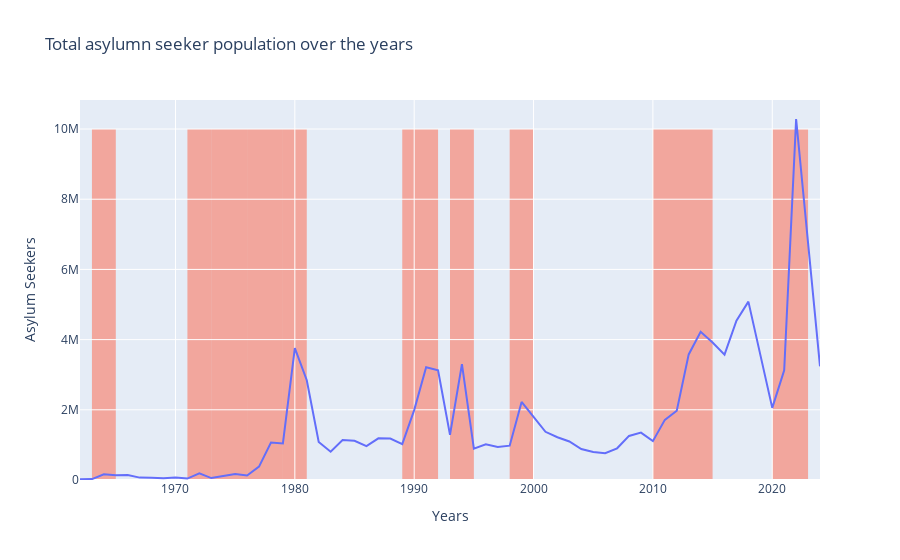

Notebook cell for this chart:
### Code cell
# Plot the timelime
## Data
timeline = asylum.groupby('year').agg({'count': 'sum'}).reset_index()
custom_for_template = asylum.groupby(['country_of_origin_name', 'year']).agg({'count': 'sum'}).reset_index()
## Setting trace
trace = go.Scatter(x=timeline['year'], y=timeline['count'])
fig = go.Figure(trace)



for peak in Peak_finder(timeline):
    fig.add_shape(type="rect",
                x0=peak['start'], y0=0, x1=peak['end'], y1=10000000,
                fillcolor="tomato", opacity=0.5,
                layer="below", line_width=0)


fig.update_traces(
    customdata=extra_hover_text,
    hovertemplate="Year: %{x}<br>Total: %{y}<br>%{customdata}"

)

## Defining title
fig.update_layout(
    title='Total asylumn seeker population over the years',
    xaxis={'title': {'text': "Years"}},
    yaxis={'title': {'text': 'Asylum Seekers'}, 'rangemode': 'tozero'},

)

fig.show()

### Figure 1 — Plotly figure (JSON) as saved in the notebook; plotly's stock layout.template omitted (floating-point values rounded to 4 significant figures)
{"data": [{"customdata": ["<br>Angola: 20277<br>Iraq: 17<br>Dem. Rep. of the Congo: 13<br>Other: 46", "<br>Sudan: 13000<br>Rwanda: 7000<br>Angola: 5000<br>Other: 270", "<br>Congo, Republic of: 58700<br>Rwanda: 38300<br>Angola: 25000<br>Other: 41790", "<br>Sudan: 61700<br>Guinea-Bissau: 20000<br>Angola: 20000<br>Other: 33570", "<br>Congo, Republic of: 45000<br>Angola: 34800<br>Sudan: 32500<br>Other: 31510", "<br>Ethiopia: 28600<br>Sudan: 13170<br>Angola: 12400<br>Other: 14010", "<br>Sudan: 15510<br>Angola: 15060<br>Zambia: 15000<br>Other: 16930", "<br>Angola: 20480<br>Guinea-Bissau: 11050<br>Sudan: 9500<br>Other: 11370", "<br>Ethiopia: 23364<br>Mozambique: 16720<br>Unknown/other: 7699<br>Other: 24730", "<br>Guinea-Bissau: 13000<br>Sudan: 5901<br>Unknown/other: 5695<br>Other: 16802", "<br>Burundi: 129037<br>Malawi: 20005<br>Angola: 8955<br>Other: 34567", "<br>Unknown/other: 15427<br>Rwanda: 10380<br>Angola: 5780<br>Other: 23776", "<br>Angola: 52800<br>Unknown/other: 30597<br>Rwanda: 11140<br>Other: 21739", "<br>Lao People's Dem. Rep.: 57070<br>Ethiopia: 42358<br>Cambodia: 26595<br>Other: 48177", "<br>Angola: 27575<br>Lao People's Dem. Rep.: 23485<br>Zimbabwe: 18223<br>Other: 60159", "<br>Dem. Rep. of the Congo: 220721<br>Ethiopia: 42226<br>Zimbabwe: 37278<br>Other: 81734", "<br>Ethiopia: 239264<br>Myanmar: 196000<br>Angola: 120465<br>Other: 514535", "<br>Ethiopia: 436430<br>Viet Nam: 207481<br>Uganda: 85748<br>Other: 313201", "<br>Ethiopia: 1571956<br>Afghanistan: 1308405<br>Uganda: 144428<br>Other: 733494", "<br>Afghanistan: 2354516<br>Unknown/other: 140172<br>Viet Nam: 66870<br>Other: 281138", "<br>Afghanistan: 515423<br>Uganda: 115023<br>Viet Nam: 73852<br>Other: 381364", "<br>Rwanda: 220655<br>Afghanistan: 204003<br>Viet Nam: 55162<br>Other: 324492", "<br>Ethiopia: 259530<br>Rwanda: 223800<br>Chad: 171865<br>Other: 481801", "<br>Ethiopia: 334923<br>Afghanistan: 199926<br>Chad: 102567<br>Other: 479575", "<br>Afghanistan: 478105<br>Unknown/other: 85613<br>Sudan: 46746<br>Other: 356847", "<br>Afghanistan: 496133<br>Sudan: 106416<br>Mozambique: 106001<br>Other: 479388", "<br>Mozambique: 285593<br>Afghanistan: 102015<br>Unknown/other: 93408<br>Other: 700753", "<br>Mozambique: 220117<br>Unknown/other: 148245<br>Sudan: 89289<br>Other: 566922", "<br>Liberia: 738613<br>Ethiopia: 184368<br>Mozambique: 116865<br>Other: 952296", "<br>Iraq: 1423062<br>Myanmar: 400205<br>Serbia and Kosovo: S/RES/1244 (1999): 167779<br>Other: 1221107", "<br>Bosnia and Herzegovina: 460751<br>Azerbaijan: 300231<br>Somalia: 286915<br>Other: 2077147", "<br>Liberia: 190647<br>Togo: 160618<br>Serbia and Kosovo: S/RES/1244 (1999): 100330<br>Other: 836335", "<br>Rwanda: 2311231<br>Liberia: 131609<br>Burundi: 113160<br>Other: 747742", "<br>Croatia: 171798<br>El Salvador: 75611<br>Serbia and Kosovo: S/RES/1244 (1999): 59096<br>Other: 584079", "<br>Burundi: 147003<br>Iraq: 92937<br>Rwanda: 88614<br>Other: 689719", "<br>Burundi: 136234<br>Sierra Leone: 78507<br>Dem. Rep. of the Congo: 75628<br>Other: 648625", "<br>Sierra Leone: 283603<br>Serbia and Kosovo: S/RES/1244 (1999): 131529<br>Iraq: 41509<br>Other: 520713", "<br>Serbia and Kosovo: S/RES/1244 (1999): 990247<br>Timor-Leste: 280000<br>Dem. Rep. of the Congo: 144510<br>Other: 809981", "<br>Afghanistan: 633338<br>Dem. Rep. of the Congo: 160480<br>Eritrea: 101023<br>Other: 901882", "<br>Afghanistan: 358249<br>North Macedonia: 100193<br>Dem. Rep. of the Congo: 63609<br>Other: 850872", "<br>Afghanistan: 128932<br>Liberia: 116561<br>Dem. Rep. of the Congo: 74900<br>Other: 898770", "<br>Sudan: 123448<br>Afghanistan: 119193<br>Liberia: 102818<br>Other: 752502", "<br>Sudan: 161918<br>Afghanistan: 111572<br>Dem. Rep. of the Congo: 60374<br>Other: 546781", "<br>Afghanistan: 109569<br>Togo: 55914<br>Myanmar: 55511<br>Other: 575637", "<br>Afghanistan: 111352<br>Somalia: 59419<br>Iraq: 34418<br>Other: 555726", "<br>Iraq: 187116<br>Afghanistan: 115019<br>Somalia: 87289<br>Other: 513781", "<br>Somalia: 150755<br>Iraq: 138452<br>Afghanistan: 127441<br>Other: 839017", "<br>Dem. Rep. of the Congo: 176031<br>Somalia: 170907<br>Zimbabwe: 158450<br>Other: 844452", "<br>Somalia: 158643<br>Zimbabwe: 149377<br>Afghanistan: 136158<br>Other: 662770", "<br>Somalia: 336164<br>Côte d'Ivoire: 241045<br>Libya: 154978<br>Other: 981629", "<br>Syrian Arab Rep.: 680042<br>Afghanistan: 158375<br>Mali: 146221<br>Other: 990301", "<br>Syrian Arab Rep.: 2265655<br>Afghanistan: 148019<br>Central African Rep.: 96655<br>Other: 1067889", "<br>Syrian Arab Rep.: 1724889<br>South Sudan: 501541<br>Pakistan: 319028<br>Other: 1679024", "<br>Syrian Arab Rep.: 1453978<br>Afghanistan: 368960<br>Burundi: 240619<br>Other: 1856095", "<br>Syrian Arab Rep.: 759114<br>South Sudan: 739877<br>Afghanistan: 335769<br>Other: 1738684", "<br>South Sudan: 1005888<br>Syrian Arab Rep.: 863523<br>Myanmar: 677996<br>Other: 1994310", "<br>Venezuela (Bolivarian Republic of): 2528744<br>Syrian Arab Rep.: 633257<br>Afghanistan: 215770<br>Other: 1704342", "<br>Venezuela (Bolivarian Republic of): 1524529<br>Afghanistan: 231785<br>Syrian Arab Rep.: 142197<br>Other: 1692966", "<br>Venezuela (Bolivarian Republic of): 572886<br>Afghanistan: 175760<br>Azerbaijan: 91409<br>Other: 1215748", "<br>Afghanistan: 917020<br>Venezuela (Bolivarian Republic of): 664963<br>Syrian Arab Rep.: 126992<br>Other: 1413825", "<br>Ukraine: 5780042<br>Venezuela (Bolivarian Republic of): 1223672<br>Afghanistan: 816434<br>Other: 2465462", "<br>Ukraine: 1082208<br>Venezuela (Bolivarian Republic of): 1021351<br>Sudan: 810161<br>Other: 3841150", "<br>Venezuela (Bolivarian Republic of): 680192<br>Sudan: 465878<br>Ukraine: 418261<br>Other: 1674907"], "hovertemplate": "Year: %{x}<br>Total: %{y}<br>%{customdata}", "type": "scatter", "x": [1962, 1963, 1964, 1965, 1966, 1967, 1968, 1969, 1970, 1971, 1972, 1973, 1974, 1975, 1976, 1977, 1978, 1979, 1980, 1981, 1982, 1983, 1984, 1985, 1986, 1987, 1988, 1989, 1990, 1991, 1992, 1993, 1994, 1995, 1996, 1997, 1998, 1999, 2000, 2001, 2002, 2003, 2004, 2005, 2006, 2007, 2008, 2009, 2010, 2011, 2012, 2013, 2014, 2015, 2016, 2017, 2018, 2019, 2020, 2021, 2022, 2023, 2024], "y": [20353, 25270, 163790, 135270, 143810, 68180, 62500, 52400, 72513, 41398, 192564, 55363, 116276, 174200, 129442, 381959, 1070264, 1042860, 3758283, 2842696, 1085662, 804312, 1136996, 1116991, 967311, 1187938, 1181769, 1024573, 1992142, 3212153, 3125044, 1287930, 3303742, 890584, 1018273, 938994, 977354, 2224738, 1796723, 1372923, 1219163, 1097961, 880645, 796631, 760915, 903205, 1255665, 1349840, 1106948, 1713816, 1974939, 3578218, 4224482, 3919652, 3573444, 4541717, 5082113, 3591477, 2055803, 3122800, 10285610, 6754870, 3239238]}], "layout": {"shapes": [{"fillcolor": "tomato", "layer": "below", "line": {"width": 0}, "opacity": 0.5, "type": "rect", "x0": 1963, "x1": 1965, "y0": 0, "y1": 10000000}, {"fillcolor": "tomato", "layer": "below", "line": {"width": 0}, "opacity": 0.5, "type": "rect", "x0": 1971, "x1": 1973, "y0": 0, "y1": 10000000}, {"fillcolor": "tomato", "layer": "below", "line": {"width": 0}, "opacity": 0.5, "type": "rect", "x0": 1973, "x1": 1976, "y0": 0, "y1": 10000000}, {"fillcolor": "tomato", "layer": "below", "line": {"width": 0}, "opacity": 0.5, "type": "rect", "x0": 1976, "x1": 1979, "y0": 0, "y1": 10000000}, {"fillcolor": "tomato", "layer": "below", "line": {"width": 0}, "opacity": 0.5, "type": "rect", "x0": 1979, "x1": 1981, "y0": 0, "y1": 10000000}, {"fillcolor": "tomato", "layer": "below", "line": {"width": 0}, "opacity": 0.5, "type": "rect", "x0": 1989, "x1": 1992, "y0": 0, "y1": 10000000}, {"fillcolor": "tomato", "layer": "below", "line": {"width": 0}, "opacity": 0.5, "type": "rect", "x0": 1993, "x1": 1995, "y0": 0, "y1": 10000000}, {"fillcolor": "tomato", "layer": "below", "line": {"width": 0}, "opacity": 0.5, "type": "rect", "x0": 1998, "x1": 2000, "y0": 0, "y1": 10000000}, {"fillcolor": "tomato", "layer": "below", "line": {"width": 0}, "opacity": 0.5, "type": "rect", "x0": 2010, "x1": 2015, "y0": 0, "y1": 10000000}, {"fillcolor": "tomato", "layer": "below", "line": {"width": 0}, "opacity": 0.5, "type": "rect", "x0": 2020, "x1": 2023, "y0": 0, "y1": 10000000}], "title": {"text": "Total asylumn seeker population over the years"}, "xaxis": {"title": {"text": "Years"}}, "yaxis": {"rangemode": "tozero", "title": {"text": "Asylum Seekers"}}}}
